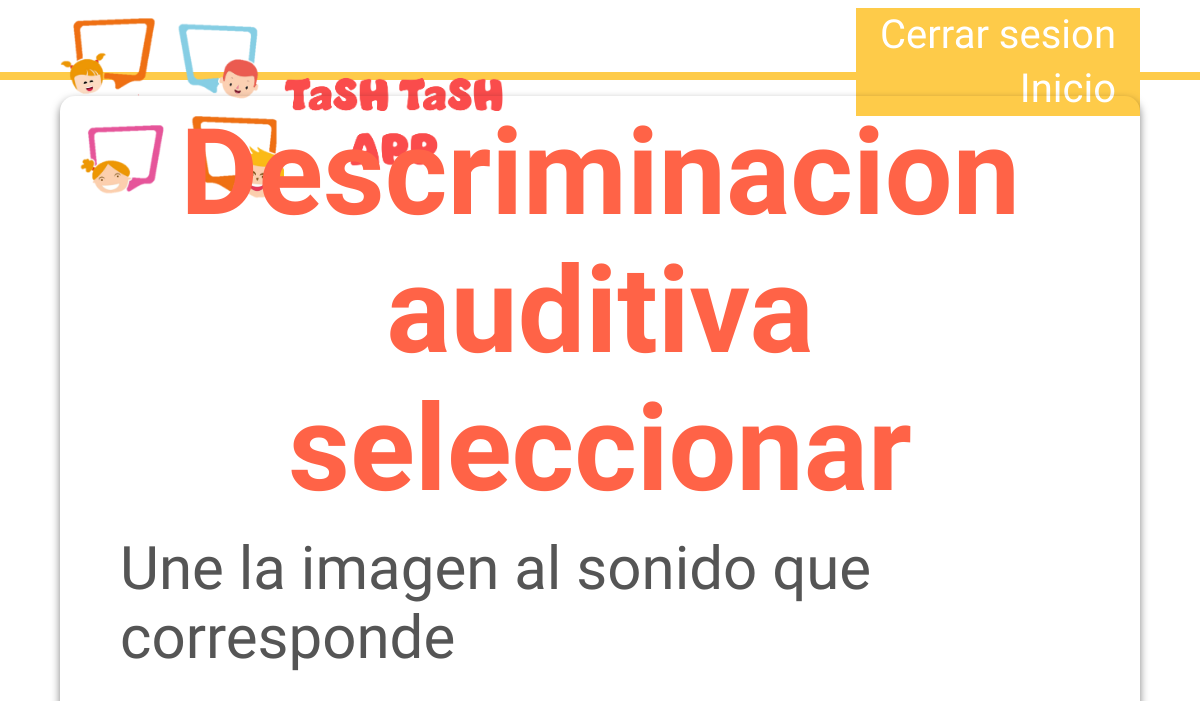
/discriminacion_auditiva/discriminacion_auditiva_seleccionar/ (signed in), run on an earlier commit of the app's database.
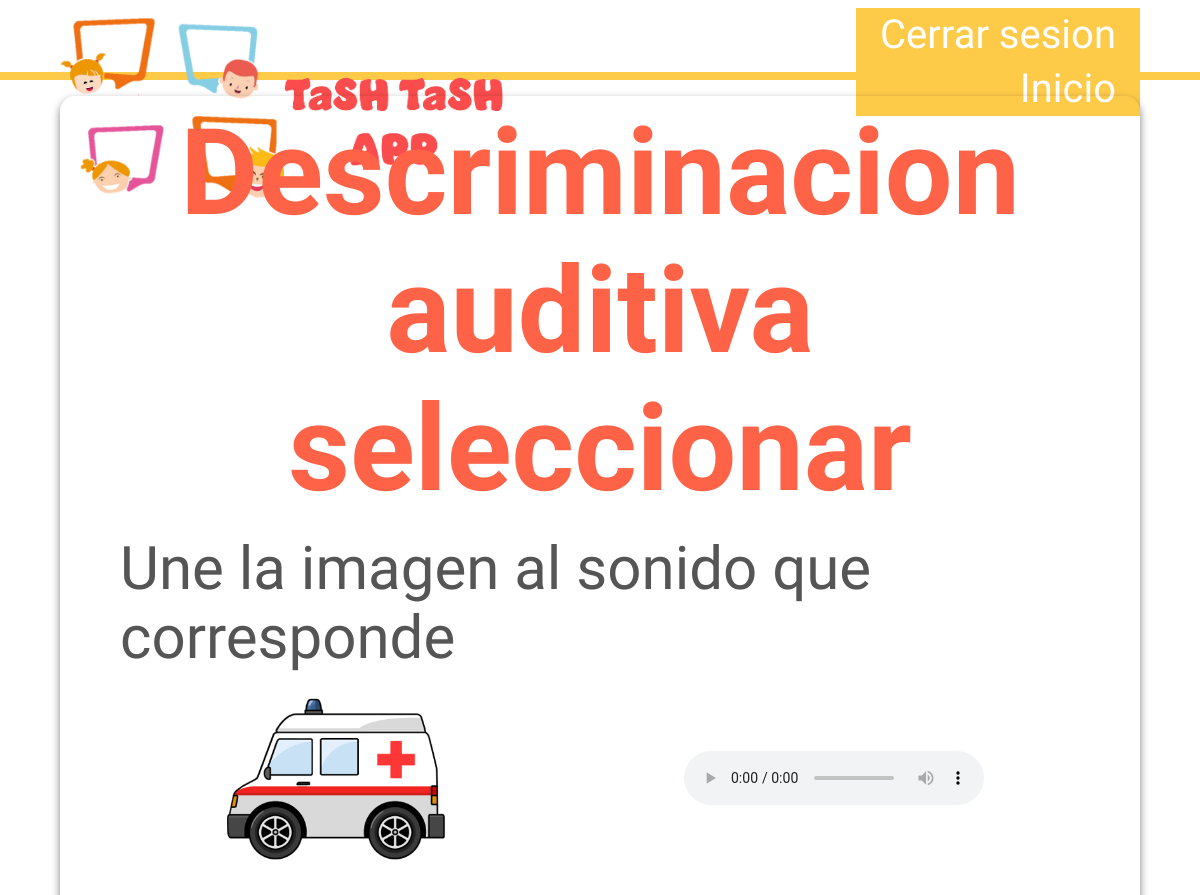
And on a later commit of the database.
### discriminacion_auditiva/models.py (models this page shows, shortened)
class Discriminacion_auditiva_seleccionar_info(models.Model):
    nombre= models.TextField(max_length=100, verbose_name="nombre")
    imagen = models.ImageField(upload_to='fotos/', null=False, verbose_name="imagen")
    audio  = models.FileField(upload_to='audios/', null=False, verbose_name="audio")

### discriminacion_auditiva/views.py (the view, shortened to what this page needs)
class Discriminacion_auditiva_seleccionar_view(LoginRequiredMixin, ListView):
    model = Discriminacion_auditiva_seleccionar_info
    template_name = 'discriminacion_auditiva/discriminacion_auditiva_seleccionar.html'
    context_object_name = 'instrucciones'
    def get_queryset(self):
        model = Discriminacion_auditiva_seleccionar_info.objects.all()
        lista_model = list(model)
        longitud = len(lista_model)
        if longitud < 4:
            return model

### discriminacion_auditiva/templates/discriminacion_auditiva/discriminacion_auditiva_seleccionar.html (shortened to what this page needs)
{% extends "base.html" %}
{% load static %}
{% block extra_styles %}
    <link rel="stylesheet" href="{% static 'css/style_dis_auditiva_seleccionar.css' %}">
{% endblock extra_styles %}
{% block content %}
<div class="content">
    <h2>Descriminacion auditiva seleccionar</h2>
    <p>Une la imagen al sonido que corresponde </p>
    <ul>
    {% for instruccion in instrucciones %}
        <li>
            <img src="{{instruccion.imagen.url}}" alt="imagen">
            <audio controls>
                <source src="{{instruccion.audio.url}}" type="audio/mp3" >
            </audio>
        </li>
    {% endfor %}
</div>
{% endblock content %}

What changed in the data, as far as the page shows it:
added Discriminacion_auditiva_seleccionar_info: imagen (picture)
